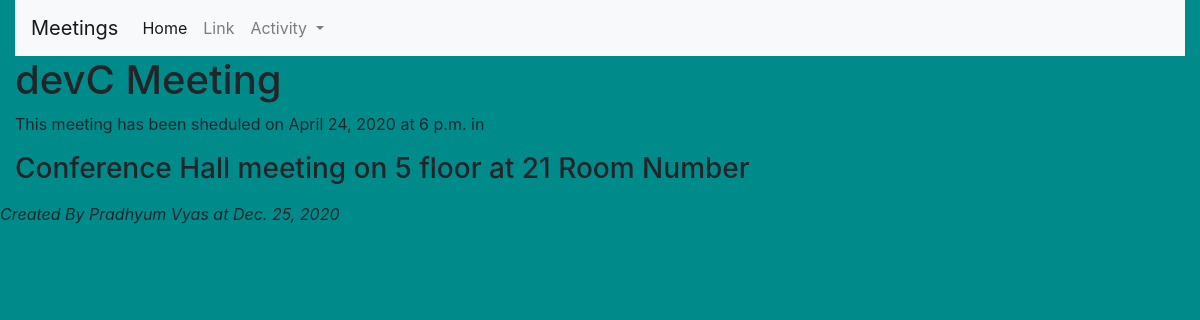
Screenshot of /meeting/1 with the database file from the repository.
### meeting/models.py (models this page shows, shortened)
class Meeting(models.Model):
    title = models.CharField(max_length=200)
    date = models.DateField()
    start_time = models.TimeField(default=time(10))
    duration = models.IntegerField(default=1)
    room = models.ForeignKey(Room, on_delete=models.CASCADE)

class Room(models.Model):
    name = models.CharField(max_length=250)
    floor_number = models.IntegerField()
    room_number = models.IntegerField()
    def __str__(self):
        return f"{self.name} meeting on {self.floor_number} floor at {self.room_number} Room Number"

### meeting/views.py (the view)
# urls.py: path('<int:id>', details, name='details'),
def details(request, id):
    meeting = get_object_or_404(Meeting, pk=id)
    return render(request, "meeting/details.html", {'meeting': meeting,
                                                    'message':"Created By Pradhyum Vyas",
                                                    'date':(datetime.today().date())})

### meeting/templates/meeting/details.html (shortened to what this page needs)
{% extends 'base.html' %}
{% block content %}
<div class="container-fluid pradhyum">
        <h1>{{meeting.title}}</h1>
    <p>This meeting has been sheduled on {{meeting.date}} at {{meeting.start_time}} in
        <h3>{{meeting.room}}</h3>
    </p>
</div>
{% endblock %}

### website/static/website/main.css (style rules this page uses)
body { background-color: darkcyan; }

### rows the page displays
Meeting: title "devC Meeting", date "April 24, 2020", start_time "6 p.m.", room "Conference Hall meeting on 5 floor at 21 Room Number"

### other values shown
{{ message }} "Created By Pradhyum Vyas"
